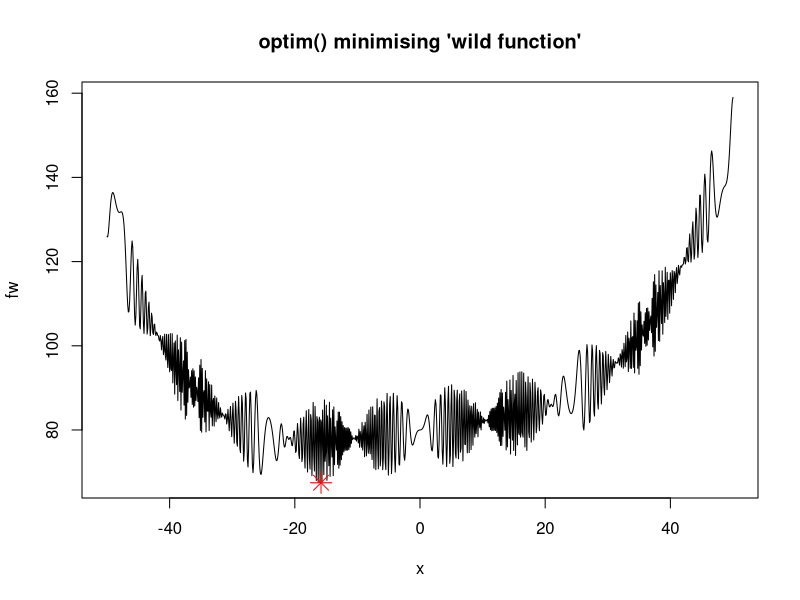
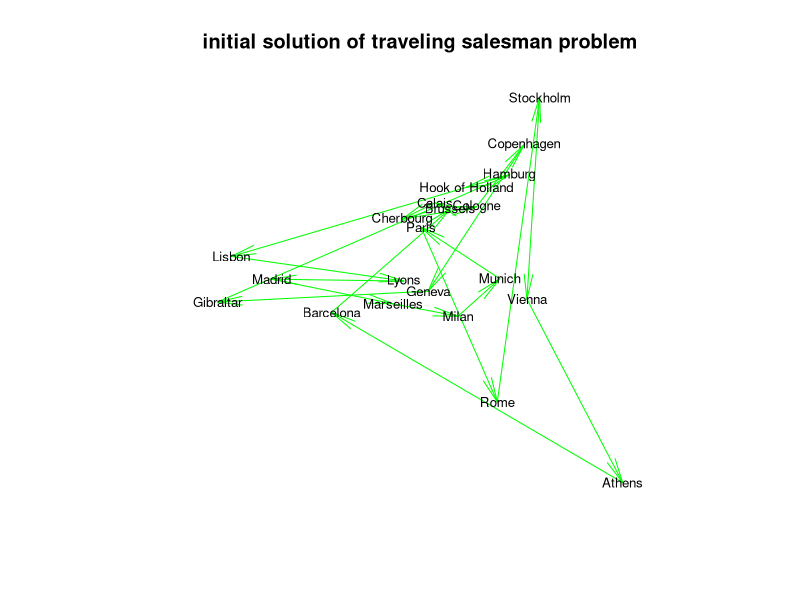
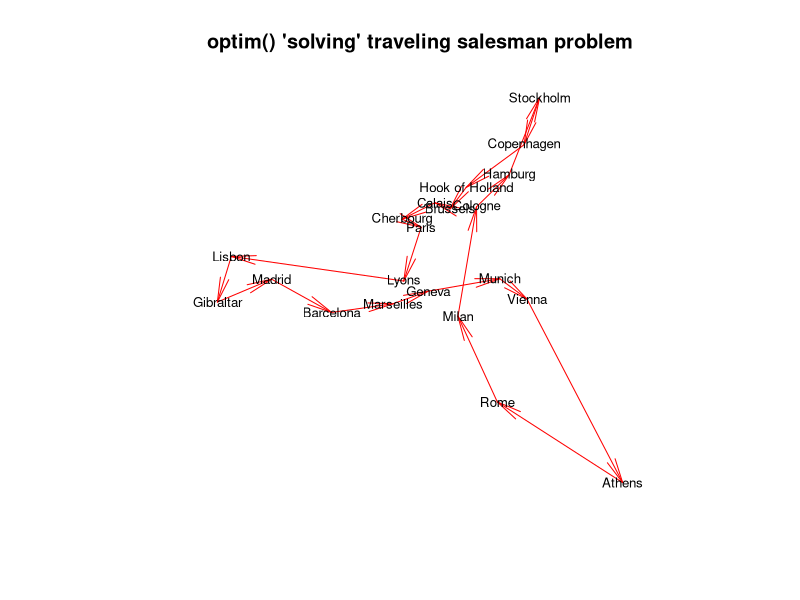

R code for these plots, in order:
require(graphics)

# How to use 'optim' in R - CRAN ------------------------------------------


fr <- function(x) {   ## Rosenbrock Banana function
  x1 <- x[1]
  x2 <- x[2]
  100 * (x2 - x1 * x1)^2 + (1 - x1)^2
}
grr <- function(x) { ## Gradient of 'fr'
  x1 <- x[1]
  x2 <- x[2]
  c(-400 * x1 * (x2 - x1 * x1) - 2 * (1 - x1),
    200 *      (x2 - x1 * x1))
}
optim(c(-1.2,1), fr)
(res <- optim(c(-1.2,1), fr, grr, method = "BFGS"))
optimHess(res$par, fr, grr)
optim(c(-1.2,1), fr, NULL, method = "BFGS", hessian = TRUE)
## These do not converge in the default number of steps
optim(c(-1.2,1), fr, grr, method = "CG")
optim(c(-1.2,1), fr, grr, method = "CG", control = list(type = 2))
optim(c(-1.2,1), fr, grr, method = "L-BFGS-B")

flb <- function(x)
{ p <- length(x); sum(c(1, rep(4, p-1)) * (x - c(1, x[-p])^2)^2) }
## 25-dimensional box constrained
optim(rep(3, 25), flb, NULL, method = "L-BFGS-B",
      lower = rep(2, 25), upper = rep(4, 25)) # par[24] is *not* at boundary


## "wild" function , global minimum at about -15.81515
fw <- function (x)
  10*sin(0.3*x)*sin(1.3*x^2) + 0.00001*x^4 + 0.2*x+80
plot(fw, -50, 50, n = 1000, main = "optim() minimising 'wild function'")

res <- optim(50, fw, method = "SANN",
             control = list(maxit = 20000, temp = 20, parscale = 20))
res
## Now improve locally {typically only by a small bit}:
(r2 <- optim(res$par, fw, method = "BFGS"))
points(r2$par,  r2$value,  pch = 8, col = "red", cex = 2)

## Combinatorial optimization: Traveling salesman problem
library(stats) # normally loaded

eurodistmat <- as.matrix(eurodist)

distance <- function(sq) {  # Target function
  sq2 <- embed(sq, 2)
  sum(eurodistmat[cbind(sq2[,2], sq2[,1])])
}

genseq <- function(sq) {  # Generate new candidate sequence
  idx <- seq(2, NROW(eurodistmat)-1)
  changepoints <- sample(idx, size = 2, replace = FALSE)
  tmp <- sq[changepoints[1]]
  sq[changepoints[1]] <- sq[changepoints[2]]
  sq[changepoints[2]] <- tmp
  sq
}

sq <- c(1:nrow(eurodistmat), 1)  # Initial sequence: alphabetic
distance(sq)
# rotate for conventional orientation
loc <- -cmdscale(eurodist, add = TRUE)$points
x <- loc[,1]; y <- loc[,2]
s <- seq_len(nrow(eurodistmat))
tspinit <- loc[sq,]

plot(x, y, type = "n", asp = 1, xlab = "", ylab = "",
     main = "initial solution of traveling salesman problem", axes = FALSE)
arrows(tspinit[s,1], tspinit[s,2], tspinit[s+1,1], tspinit[s+1,2],
       angle = 10, col = "green")
text(x, y, labels(eurodist), cex = 0.8)

set.seed(123) # chosen to get a good soln relatively quickly
res <- optim(sq, distance, genseq, method = "SANN",
             control = list(maxit = 30000, temp = 2000, trace = TRUE,
                            REPORT = 500))
res  # Near optimum distance around 12842

tspres <- loc[res$par,]
plot(x, y, type = "n", asp = 1, xlab = "", ylab = "",
     main = "optim() 'solving' traveling salesman problem", axes = FALSE)
arrows(tspres[s,1], tspres[s,2], tspres[s+1,1], tspres[s+1,2],
       angle = 10, col = "red")
text(x, y, labels(eurodist), cex = 0.8)

## 1-D minimization: "Brent" or optimize() being preferred.. but NM may be ok and "unavoidable",
## ----------------   so we can suppress the check+warning :
system.time(rO <- optimize(function(x) (x-pi)^2, c(0, 10)))
system.time(ro <- optim(1, function(x) (x-pi)^2, control=list(warn.1d.NelderMead = FALSE)))
rO$minimum - pi # 0 (perfect), on one platform
ro$par - pi     # ~= 1.9e-4    on one platform
utils::str(ro)